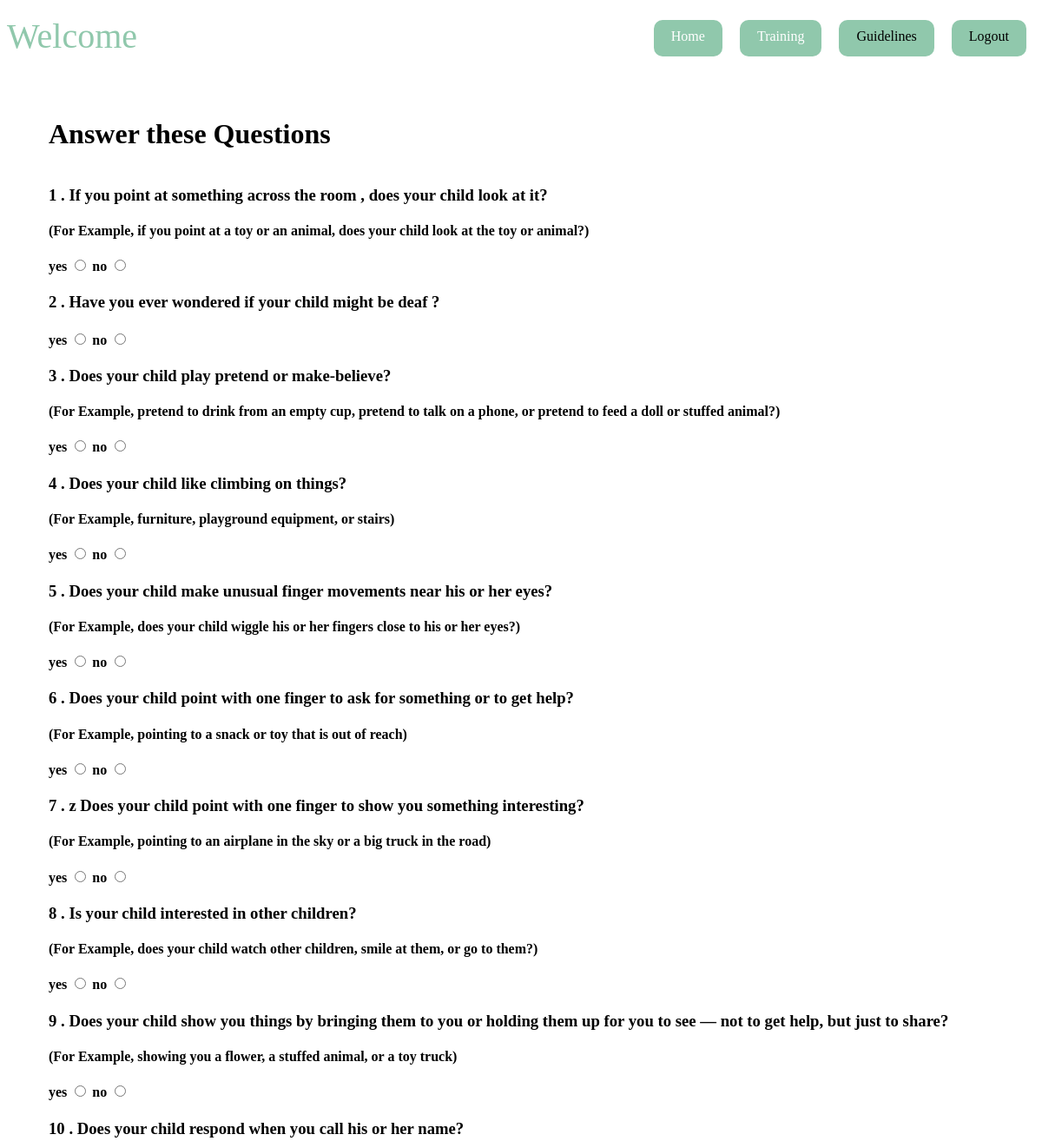
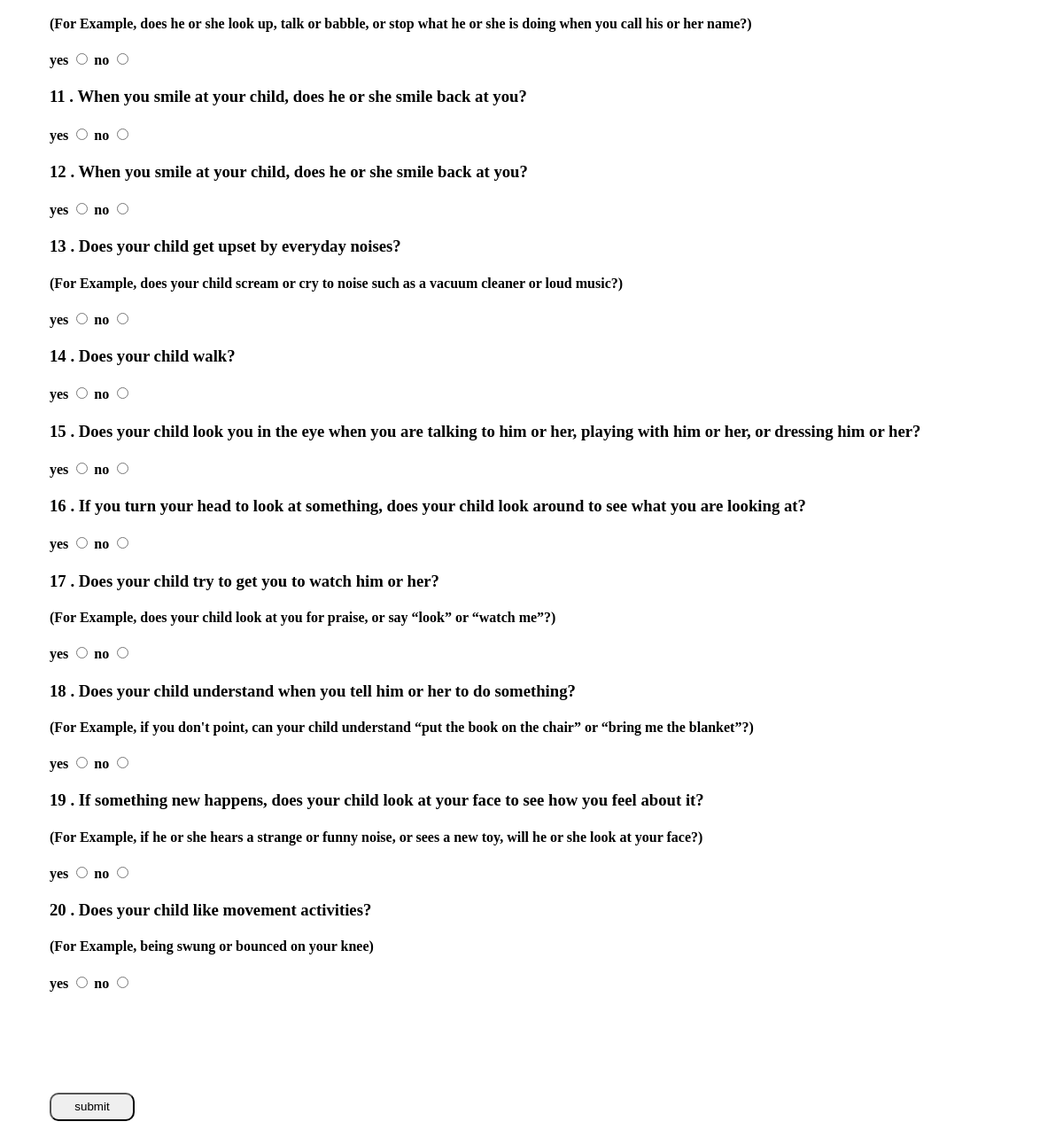
Page /home (signed in) on the committed database (2 pictures, top to bottom).
### core/models.py (models this page shows, shortened)
class Questions(models.Model):
    slnum = models.IntegerField()
    question = models.CharField(max_length=255)
    helpdata = models.CharField(max_length=255, default='', blank=True)
    answer = models.CharField(max_length=255)

### core/views.py (the view)
# urls.py: 2. Add a URL to urlpatterns:  path('', views.home, name='home')
@login_required(login_url='login')
def home(request):
    print(request)
    data = Questions.objects.all()
    context={
        'data':data
    }
    return render(request, 'home.html', context)

### templates/home.html (shortened to what this page needs)
{%load static%}
<!DOCTYPE html>
<html lang="en">
<head>
    <link rel="stylesheet" href="{%static 'css/home.css'%}">
</head>
<body>
  <div class="navcontainer">
     <div class="heading">Welcome</div>
     <div class="space"></div>
     <nav class="navbar">
         <a class="navbaritems">Home</a>
          <a class="navbaritems">Training</a>
         <a class="navbaritems" href="{%url 'guidelines'%}">Guidelines</a>
         <a class="navbaritems" href="{%url 'logout'%}">Logout</a>
       </nav>
  </div>
  <div>
     <br>
   <div class="container">
   <span style="display: flex;">  <h1>Answer these Questions</h1></span>
   <form id="frm" action="score" method="post" onsubmit ="validate()">
      {%for i in data %}
      <h3 id="qn">{{i.slnum}} . {{i.question}}</h3>
      <h4>{{i.helpdata}}<h4>
     <label for="yes">yes</label>
     <input type="radio" name="ans{{i.slnum}}" id="yes" value="yes">
     <label for="no">no</label>
     <input type="radio" name="ans{{i.slnum}}" id="no" value="no">
     {%endfor%}
     <br><br>
     <button class="button" id="sub" name="subbtn" type="submit">submit</button>
     </form>
   </div>
  </div>
 </body>
</html>

### static/css/home.css (style rules this page uses)
.heading { margin-top: 10px; text-align: left; font-size: 30pt; color: rgb(144, 200, 172); text-shadow: #000000; box-shadow: 2px; align-self: flex-start; }
.space { width: 80%; }
.navcontainer { display: flex; align-content: space-between; }
.navbar { display: flex; flex-direction: row; }
.navbaritems { margin-top: 15px; margin-left: 10px; margin-right: 10px; padding-left: 20px; padding-right: 20px; padding-top: 10px; padding-bottom: 10px; text-align: center; color: white; background-color: rgb(144, 200, 172); border-radius: 10px; }
.container { padding: 1rem; margin: 1rem; margin-left: 2rem; }
.button { margin-top: 6rem; width: 6rem; height: 2rem; border-radius: 10px; }
a:link, a:visited, a:hover, a:active { color: #000000; text-decoration: none; }

### rows in the picture
Questions: slnum "1", question "If you point at something across the room , does your child look at it?", helpdata "(For Example, if you point at a toy or an animal, does your child look at the toy or animal?)"
Questions: slnum "2", question "Have you ever wondered if your child might be deaf ?"
Questions: slnum "3", question "Does your child play pretend or make-believe?", helpdata "(For Example, pretend to drink from an empty cup, pretend to talk on a phone, or pretend to feed a doll or stuffed animal?)"
Questions: slnum "4", question "Does your child like climbing on things?", helpdata "(For Example, furniture, playground equipment, or stairs)"
Questions: slnum "5", question "Does your child make unusual finger movements near his or her eyes?", helpdata "(For Example, does your child wiggle his or her fingers close to his or her eyes?)"
Questions: slnum "6", question "Does your child point with one finger to ask for something or to get help?", helpdata "(For Example, pointing to a snack or toy that is out of reach)"
Questions: slnum "7", question "z Does your child point with one finger to show you something interesting?", helpdata "(For Example, pointing to an airplane in the sky or a big truck in the road)"
Questions: slnum "8", question "Is your child interested in other children?", helpdata "(For Example, does your child watch other children, smile at them, or go to them?)"
Questions: slnum "9", question "Does your child show you things by bringing them to you or holding them up for you to see — not to get help, but just to share?", helpdata "(For Example, showing you a flower, a stuffed animal, or a toy truck)"
Questions: slnum "10", question "Does your child respond when you call his or her name?", helpdata "(For Example, does he or she look up, talk or babble, or stop what he or she is doing when you call his or her name?)"
Questions: slnum "11", question "When you smile at your child, does he or she smile back at you?"
Questions: slnum "12", question "When you smile at your child, does he or she smile back at you?"
Questions: slnum "13", question "Does your child get upset by everyday noises?", helpdata "(For Example, does your child scream or cry to noise such as a vacuum cleaner or loud music?)"
Questions: slnum "14", question "Does your child walk?"
Questions: slnum "15", question "Does your child look you in the eye when you are talking to him or her, playing with him or her, or dressing him or her?"
Questions: slnum "16", question "If you turn your head to look at something, does your child look around to see what you are looking at?"
Questions: slnum "17", question "Does your child try to get you to watch him or her?", helpdata "(For Example, does your child look at you for praise, or say “look” or “watch me”?)"
Questions: slnum "18", question "Does your child understand when you tell him or her to do something?", helpdata "(For Example, if you don't point, can your child understand “put the book on the chair” or “bring me the blanket”?)"
Questions: slnum "19", question "If something new happens, does your child look at your face to see how you feel about it?", helpdata "(For Example, if he or she hears a strange or funny noise, or sees a new toy, will he or she look at your face?)"
Questions: slnum "20", question "Does your child like movement activities?", helpdata "(For Example, being swung or bounced on your knee)"
